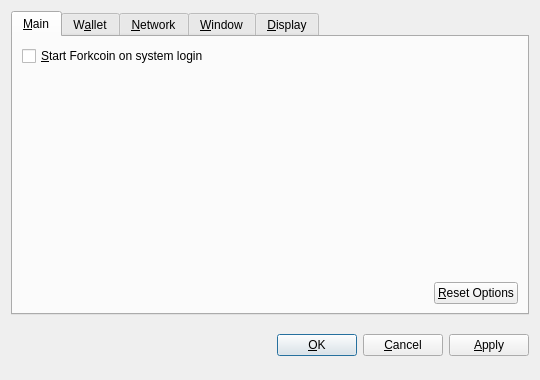
<?xml version="1.0" encoding="UTF-8"?>
<ui version="4.0">
 <class>OptionsDialog</class>
 <widget class="QDialog" name="OptionsDialog">
  <property name="geometry">
   <rect>
    <x>0</x>
    <y>0</y>
    <width>540</width>
    <height>380</height>
   </rect>
  </property>
  <property name="windowTitle">
   <string>Options</string>
  </property>
  <property name="modal">
   <bool>true</bool>
  </property>
  <layout class="QVBoxLayout" name="verticalLayout">
   <item>
    <widget class="QTabWidget" name="tabWidget">
     <property name="tabPosition">
      <enum>QTabWidget::North</enum>
     </property>
     <property name="currentIndex">
      <number>0</number>
     </property>
     <widget class="QWidget" name="tabMain">
      <attribute name="title">
       <string>&amp;Main</string>
      </attribute>
      <layout class="QVBoxLayout" name="verticalLayout_Main">
       <item>
        <widget class="QCheckBox" name="bitcoinAtStartup">
         <property name="toolTip">
          <string>Automatically start Forkcoin after logging in to the system.</string>
         </property>
         <property name="text">
          <string>&amp;Start Forkcoin on system login</string>
         </property>
        </widget>
       </item>
       <item>
        <spacer name="verticalSpacer_Main">
         <property name="orientation">
          <enum>Qt::Vertical</enum>
         </property>
         <property name="sizeHint" stdset="0">
          <size>
           <width>20</width>
           <height>40</height>
          </size>
         </property>
        </spacer>
       </item>
       <item>
        <layout class="QHBoxLayout" name="horizontalLayout_2_Main">
         <item>
          <spacer name="horizontalSpacer_2_Main">
           <property name="orientation">
            <enum>Qt::Horizontal</enum>
           </property>
           <property name="sizeHint" stdset="0">
            <size>
             <width>40</width>
             <height>20</height>
            </size>
           </property>
          </spacer>
         </item>
         <item>
          <widget class="QPushButton" name="resetButton">
           <property name="toolTip">
            <string>Reset all client options to default.</string>
           </property>
           <property name="text">
            <string>&amp;Reset Options</string>
           </property>
           <property name="autoDefault">
            <bool>false</bool>
           </property>
          </widget>
         </item>
        </layout>
       </item>
      </layout>
     </widget>
     <widget class="QWidget" name="tabWallet">
      <attribute name="title">
       <string>W&amp;allet</string>
      </attribute>
      <layout class="QVBoxLayout" name="verticalLayout_Network">
       <item>
        <widget class="QLabel" name="transactionFeeInfoLabel">
         <property name="text">
          <string>Optional transaction fee per kB that helps make sure your transactions are processed quickly. Most transactions are 1 kB.</string>
         </property>
         <property name="textFormat">
          <enum>Qt::PlainText</enum>
         </property>
         <property name="wordWrap">
          <bool>true</bool>
         </property>
        </widget>
       </item>
       <item>
        <layout class="QHBoxLayout" name="horizontalLayout_1_Main">
         <item>
          <widget class="QLabel" name="transactionFeeLabel">
           <property name="text">
            <string>Pay transaction &amp;fee</string>
           </property>
           <property name="textFormat">
            <enum>Qt::PlainText</enum>
           </property>
           <property name="buddy">
            <cstring>transactionFee</cstring>
           </property>
          </widget>
         </item>
         <item>
          <widget class="BitcoinAmountField" name="transactionFee"/>
         </item>
         <item>
          <spacer name="horizontalSpacer_1_Main">
           <property name="orientation">
            <enum>Qt::Horizontal</enum>
           </property>
           <property name="sizeHint" stdset="0">
            <size>
             <width>40</width>
             <height>20</height>
            </size>
           </property>
          </spacer>
         </item>
        </layout>
       </item>
       <item>
        <widget class="QLabel" name="label">
         <property name="text">
          <string>If you disable the spending of unconfirmed change, the change from a transaction cannot be used until that transaction has at least one confirmation. This also affects how your balance is computed.</string>
         </property>
         <property name="wordWrap">
          <bool>true</bool>
         </property>
        </widget>
       </item>
       <item>
        <widget class="QCheckBox" name="spendZeroConfChange">
         <property name="text">
          <string>Spend unconfirmed change  (experts only)</string>
         </property>
        </widget>
       </item>
       <item>
        <spacer name="verticalSpacer">
         <property name="orientation">
          <enum>Qt::Vertical</enum>
         </property>
         <property name="sizeHint" stdset="0">
          <size>
           <width>20</width>
           <height>40</height>
          </size>
         </property>
        </spacer>
       </item>
      </layout>
     </widget>
     <widget class="QWidget" name="tabNetwork">
      <attribute name="title">
       <string>&amp;Network</string>
      </attribute>
      <layout class="QVBoxLayout" name="verticalLayout_Network">
       <item>
        <widget class="QCheckBox" name="mapPortUpnp">
         <property name="toolTip">
          <string>Automatically open the Forkcoin client port on the router. This only works when your router supports UPnP and it is enabled.</string>
         </property>
         <property name="text">
          <string>Map port using &amp;UPnP</string>
         </property>
        </widget>
       </item>
       <item>
        <widget class="QCheckBox" name="connectSocks">
         <property name="toolTip">
          <string>Connect to the Forkcoin network through a SOCKS proxy (e.g. when connecting through Tor).</string>
         </property>
         <property name="text">
          <string>&amp;Connect through SOCKS proxy:</string>
         </property>
        </widget>
       </item>
       <item>
        <layout class="QHBoxLayout" name="horizontalLayout_Network">
         <item>
          <widget class="QLabel" name="proxyIpLabel">
           <property name="text">
            <string>Proxy &amp;IP:</string>
           </property>
           <property name="textFormat">
            <enum>Qt::PlainText</enum>
           </property>
           <property name="buddy">
            <cstring>proxyIp</cstring>
           </property>
          </widget>
         </item>
         <item>
          <widget class="QValidatedLineEdit" name="proxyIp">
           <property name="maximumSize">
            <size>
             <width>140</width>
             <height>16777215</height>
            </size>
           </property>
           <property name="toolTip">
            <string>IP address of the proxy (e.g. 127.0.0.1)</string>
           </property>
          </widget>
         </item>
         <item>
          <widget class="QLabel" name="proxyPortLabel">
           <property name="text">
            <string>&amp;Port:</string>
           </property>
           <property name="textFormat">
            <enum>Qt::PlainText</enum>
           </property>
           <property name="buddy">
            <cstring>proxyPort</cstring>
           </property>
          </widget>
         </item>
         <item>
          <widget class="QLineEdit" name="proxyPort">
           <property name="maximumSize">
            <size>
             <width>55</width>
             <height>16777215</height>
            </size>
           </property>
           <property name="toolTip">
            <string>Port of the proxy (e.g. 9050)</string>
           </property>
          </widget>
         </item>
         <item>
          <widget class="QLabel" name="socksVersionLabel">
           <property name="text">
            <string>SOCKS &amp;Version:</string>
           </property>
           <property name="textFormat">
            <enum>Qt::PlainText</enum>
           </property>
           <property name="buddy">
            <cstring>socksVersion</cstring>
           </property>
          </widget>
         </item>
         <item>
          <widget class="QValueComboBox" name="socksVersion">
           <property name="toolTip">
            <string>SOCKS version of the proxy (e.g. 5)</string>
           </property>
          </widget>
         </item>
         <item>
          <spacer name="horizontalSpacer_Network">
           <property name="orientation">
            <enum>Qt::Horizontal</enum>
           </property>
           <property name="sizeHint" stdset="0">
            <size>
             <width>40</width>
             <height>20</height>
            </size>
           </property>
          </spacer>
         </item>
        </layout>
       </item>
       <item>
        <spacer name="verticalSpacer_Network">
         <property name="orientation">
          <enum>Qt::Vertical</enum>
         </property>
         <property name="sizeHint" stdset="0">
          <size>
           <width>20</width>
           <height>40</height>
          </size>
         </property>
        </spacer>
       </item>
      </layout>
     </widget>
     <widget class="QWidget" name="tabWindow">
      <attribute name="title">
       <string>&amp;Window</string>
      </attribute>
      <layout class="QVBoxLayout" name="verticalLayout_Window">
       <item>
        <widget class="QCheckBox" name="minimizeToTray">
         <property name="toolTip">
          <string>Show only a tray icon after minimizing the window.</string>
         </property>
         <property name="text">
          <string>&amp;Minimize to the tray instead of the taskbar</string>
         </property>
        </widget>
       </item>
       <item>
        <widget class="QCheckBox" name="minimizeOnClose">
         <property name="toolTip">
          <string>Minimize instead of exit the application when the window is closed. When this option is enabled, the application will be closed only after selecting Quit in the menu.</string>
         </property>
         <property name="text">
          <string>M&amp;inimize on close</string>
         </property>
        </widget>
       </item>
       <item>
        <spacer name="verticalSpacer_Window">
         <property name="orientation">
          <enum>Qt::Vertical</enum>
         </property>
         <property name="sizeHint" stdset="0">
          <size>
           <width>20</width>
           <height>40</height>
          </size>
         </property>
        </spacer>
       </item>
      </layout>
     </widget>
     <widget class="QWidget" name="tabDisplay">
      <attribute name="title">
       <string>&amp;Display</string>
      </attribute>
      <layout class="QVBoxLayout" name="verticalLayout_Display">
       <item>
        <layout class="QHBoxLayout" name="horizontalLayout_1_Display">
         <item>
          <widget class="QLabel" name="langLabel">
           <property name="text">
            <string>User Interface &amp;language:</string>
           </property>
           <property name="textFormat">
            <enum>Qt::PlainText</enum>
           </property>
           <property name="buddy">
            <cstring>lang</cstring>
           </property>
          </widget>
         </item>
         <item>
          <widget class="QValueComboBox" name="lang">
           <property name="toolTip">
            <string>The user interface language can be set here. This setting will take effect after restarting Forkcoin.</string>
           </property>
          </widget>
         </item>
        </layout>
       </item>
       <item>
        <layout class="QHBoxLayout" name="horizontalLayout_2_Display">
         <item>
          <widget class="QLabel" name="unitLabel">
           <property name="text">
            <string>&amp;Unit to show amounts in:</string>
           </property>
           <property name="textFormat">
            <enum>Qt::PlainText</enum>
           </property>
           <property name="buddy">
            <cstring>unit</cstring>
           </property>
          </widget>
         </item>
         <item>
          <widget class="QValueComboBox" name="unit">
           <property name="toolTip">
            <string>Choose the default subdivision unit to show in the interface and when sending coins.</string>
           </property>
          </widget>
         </item>
        </layout>
       </item>
       <item>
        <widget class="QCheckBox" name="displayAddresses">
         <property name="toolTip">
          <string>Whether to show Forkcoin addresses in the transaction list or not.</string>
         </property>
         <property name="text">
          <string>&amp;Display addresses in transaction list</string>
         </property>
        </widget>
       </item>
       <item>
        <widget class="QCheckBox" name="coinControlFeatures">
         <property name="toolTip">
          <string>Whether to show coin control features or not.</string>
         </property>
         <property name="text">
          <string>Display coin &amp;control features (experts only!)</string>
         </property>
        </widget>
       </item>
       <item>
        <spacer name="verticalSpacer_Display">
         <property name="orientation">
          <enum>Qt::Vertical</enum>
         </property>
         <property name="sizeHint" stdset="0">
          <size>
           <width>20</width>
           <height>40</height>
          </size>
         </property>
        </spacer>
       </item>
      </layout>
     </widget>
    </widget>
   </item>
   <item>
    <layout class="QHBoxLayout" name="horizontalLayout_Buttons">
     <item>
      <spacer name="horizontalSpacer_1">
       <property name="orientation">
        <enum>Qt::Horizontal</enum>
       </property>
       <property name="sizeHint" stdset="0">
        <size>
         <width>40</width>
         <height>48</height>
        </size>
       </property>
      </spacer>
     </item>
     <item>
      <widget class="QLabel" name="statusLabel">
       <property name="font">
        <font>
         <weight>75</weight>
         <bold>true</bold>
        </font>
       </property>
       <property name="text">
        <string/>
       </property>
       <property name="textFormat">
        <enum>Qt::PlainText</enum>
       </property>
       <property name="wordWrap">
        <bool>true</bool>
       </property>
      </widget>
     </item>
     <item>
      <spacer name="horizontalSpacer_2">
       <property name="orientation">
        <enum>Qt::Horizontal</enum>
       </property>
       <property name="sizeHint" stdset="0">
        <size>
         <width>40</width>
         <height>48</height>
        </size>
       </property>
      </spacer>
     </item>
     <item>
      <widget class="QPushButton" name="okButton">
       <property name="text">
        <string>&amp;OK</string>
       </property>
      </widget>
     </item>
     <item>
      <widget class="QPushButton" name="cancelButton">
       <property name="text">
        <string>&amp;Cancel</string>
       </property>
       <property name="autoDefault">
        <bool>false</bool>
       </property>
      </widget>
     </item>
     <item>
      <widget class="QPushButton" name="applyButton">
       <property name="text">
        <string>&amp;Apply</string>
       </property>
       <property name="autoDefault">
        <bool>false</bool>
       </property>
      </widget>
     </item>
    </layout>
   </item>
  </layout>
 </widget>
 <customwidgets>
  <customwidget>
   <class>BitcoinAmountField</class>
   <extends>QSpinBox</extends>
   <header>bitcoinamountfield.h</header>
  </customwidget>
  <customwidget>
   <class>QValueComboBox</class>
   <extends>QComboBox</extends>
   <header>qvaluecombobox.h</header>
  </customwidget>
  <customwidget>
   <class>QValidatedLineEdit</class>
   <extends>QLineEdit</extends>
   <header>qvalidatedlineedit.h</header>
  </customwidget>
 </customwidgets>
 <resources/>
 <connections/>
</ui>
